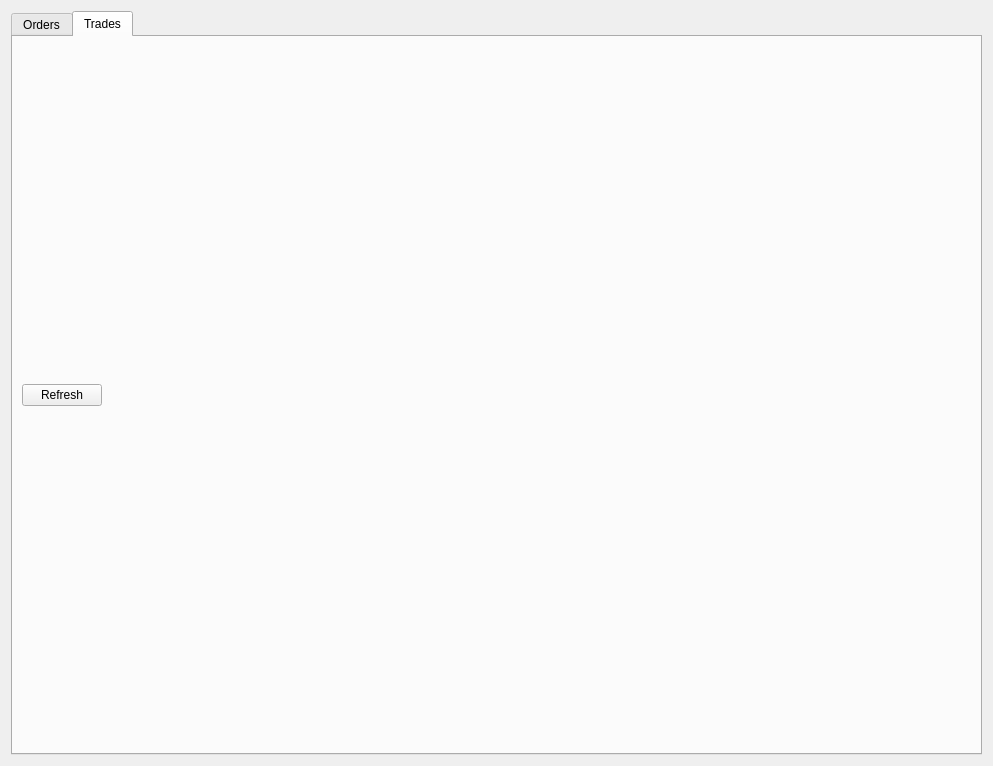
<?xml version="1.0" encoding="UTF-8"?>
<ui version="4.0">
 <class>MarketManagementContent</class>
 <widget class="QWidget" name="MarketManagementContent">
  <property name="geometry">
   <rect>
    <x>0</x>
    <y>0</y>
    <width>993</width>
    <height>766</height>
   </rect>
  </property>
  <property name="windowTitle">
   <string>Form</string>
  </property>
  <layout class="QVBoxLayout" name="verticalLayout">
   <item>
    <widget class="QTabWidget" name="marketManagement">
     <property name="currentIndex">
      <number>1</number>
     </property>
     <widget class="QWidget" name="ordersTab">
      <attribute name="title">
       <string>Orders</string>
      </attribute>
      <layout class="QHBoxLayout" name="ordersLayout">
       <item>
        <layout class="QVBoxLayout" name="ordersContent"/>
       </item>
      </layout>
     </widget>
     <widget class="QWidget" name="tradesTab">
      <attribute name="title">
       <string>Trades</string>
      </attribute>
      <layout class="QHBoxLayout" name="tradesTab_2">
       <item>
        <layout class="QVBoxLayout" name="tradesWrapper" stretch="1,25">
         <property name="spacing">
          <number>6</number>
         </property>
         <property name="sizeConstraint">
          <enum>QLayout::SetDefaultConstraint</enum>
         </property>
         <item>
          <layout class="QHBoxLayout" name="tradesHeader" stretch="0,0">
           <property name="spacing">
            <number>0</number>
           </property>
           <property name="sizeConstraint">
            <enum>QLayout::SetDefaultConstraint</enum>
           </property>
           <item>
            <widget class="QPushButton" name="tradesRefresh">
             <property name="text">
              <string>Refresh</string>
             </property>
            </widget>
           </item>
           <item>
            <spacer name="horizontalSpacer">
             <property name="orientation">
              <enum>Qt::Horizontal</enum>
             </property>
             <property name="sizeHint" stdset="0">
              <size>
               <width>40</width>
               <height>20</height>
              </size>
             </property>
            </spacer>
           </item>
          </layout>
         </item>
         <item>
          <layout class="QVBoxLayout" name="tradesContent" stretch="">
           <property name="spacing">
            <number>10</number>
           </property>
           <property name="sizeConstraint">
            <enum>QLayout::SetDefaultConstraint</enum>
           </property>
          </layout>
         </item>
        </layout>
       </item>
      </layout>
     </widget>
    </widget>
   </item>
  </layout>
 </widget>
 <resources/>
 <connections/>
</ui>
